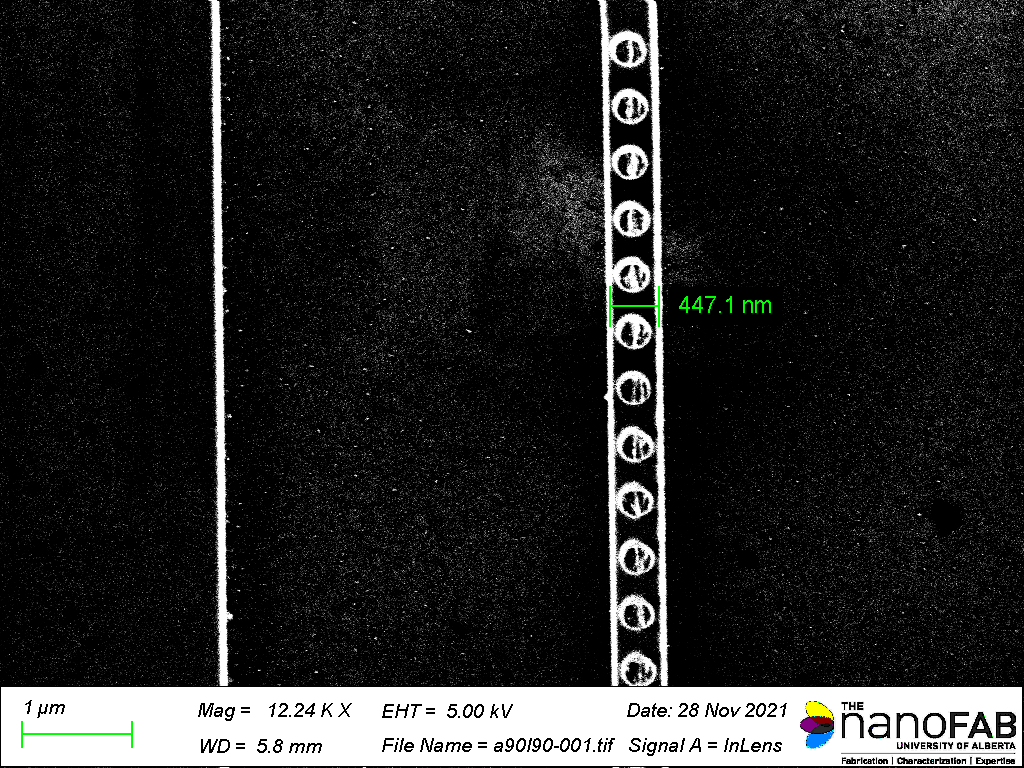
#> input picture images/a90l90-001/a90l90-001.tif, 1024 x 768 px
$ python find_ellipses.py ../images/a90l90-001/a90l90-001.tif
#> lines starting #> are read from the running program, lines starting #| are printed output that depends on the picture; after the words box and inside, x2 and y2 are one past the last pixel; in counts of white or black regions, pixels touching at a corner belong together
#> in main, original is the input picture: shape (768, 1024, 3); mean B, G, R 39.1, 39.5, 39.1
### ellipsefinder/preprocess/rmbanner.py
# -*- coding: utf-8 -*-
#
# Author: Marcus Kasdorf

import cv2
import numpy as np


def remove_banner(
    img: np.ndarray,
    thresh_init: float = 250,
    thresh_final: float = 126,
    kern_v: int = 13,
    kern_h: int = 13,
    kern: int = 5,
    alpha: float = 0.5,
    invert: bool = False,
    _debug: bool = False,
) -> np.ndarray:
    """
    Attempt to remove the banner from an image. Default settings
    assume a white banner at the bottom of the screen.

    Altered from: https://github.com/lwang94/sem_size_analysis/blob/803251cdcab3d8304a365df9ac5879fcd9346270/experiments/3_Label_Data.ipynb
    Added connected components section to better find the banner.

    Parameters
    ----------
    img : np.ndarray
        Image to remove the banner from.

    thresh_init : float, optional
        Initial threshold for the image. The default is 250.

    thresh_final : float, optional
        Final threshold for the image after eroding, dilating, and
        adding. The default is 126.

    kern_v : int, optional
        Vertical kernel size for the erosion and dilation. The default is 13.

    kern_h : int, optional
        Horizontal kernel size for the erosion and dilation. The default is 13.

    kern : int, optional
        Kernel size for the erosion and dilation, after adding the vertical and
        horizontally eroded and dilated images together. The default is 5.
        Larger values may increase the chance that the largest connected component
        is the banner, but it may also artificially increase the height of the banner.

    alpha : float, optional
        The fractional mix of the vertical and horizontal lines in the adding step.
        The default is 0.5 (equal weight of vertical and horizontal). Lower values
        weigh the horizontal lines more heavily, while higher values weigh the vertical
        lines more heavily.

    invert : bool, optional
        Whether to invert the image before processing. The default is False. If the
        banner is black instead of white, consider setting this to True.

    _debug : bool, optional
        Whether to return the intermediate steps of the algorithm. The default is False.

    Returns
    -------
    Tuple of np.ndarray
        The image with the removed banner and coordinates of the banner. If _debug is
        True, the intermediate steps of the algorithm are returned as well in a tuple.

    """
#> called with thresh_init = 250, thresh_final = 126, kern_v = 13, kern_h = 13, kern = 5, alpha = 0.5, invert = True, _debug = False
    # Convert to grayscale
    if len(img.shape) != 2:
        gray = cv2.cvtColor(img, cv2.COLOR_BGR2GRAY)
    else:
        gray = img.copy()

    # Binarize image
    if invert:
        gray = ~gray
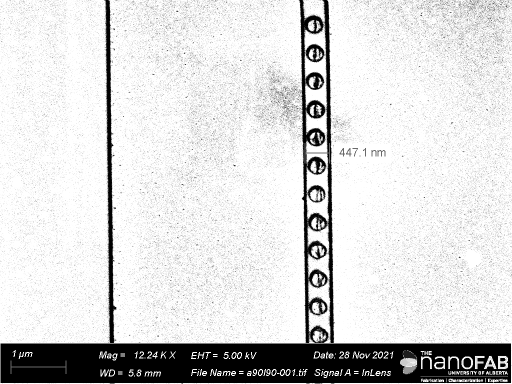
#> gray: shape (768, 1024) (shown at 1/2 size); min 0, max 255, mean 215.7
    ret, binary = cv2.threshold(gray, thresh_init, 255, cv2.THRESH_BINARY)
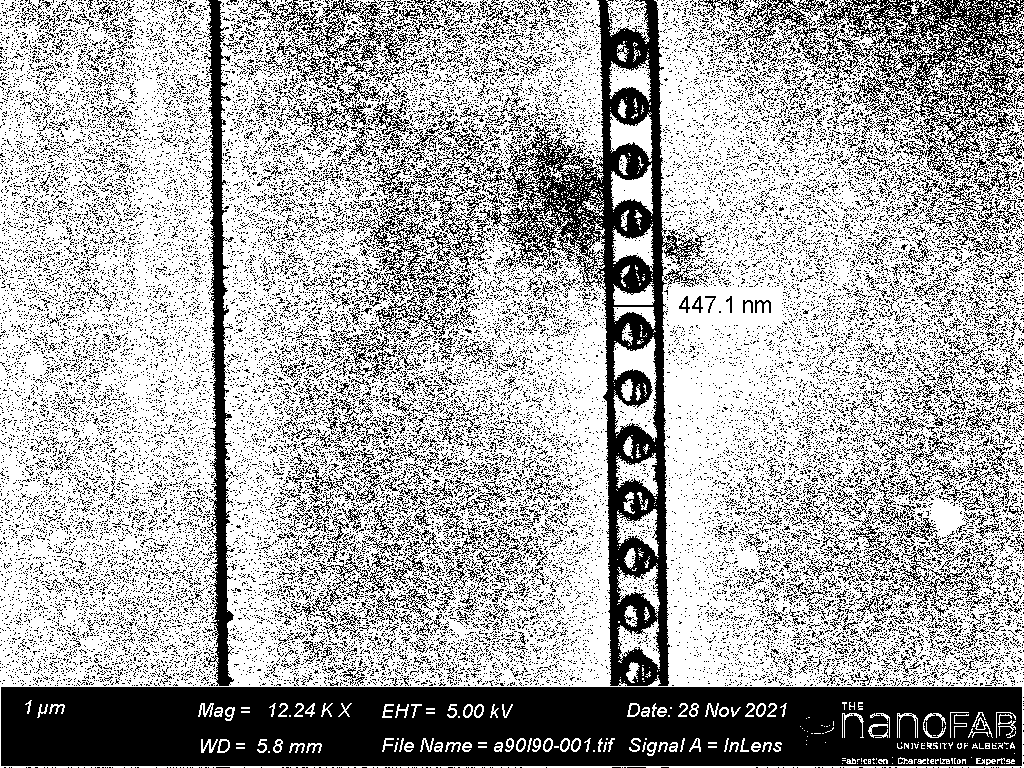
#> binary: shape (768, 1024); 66.5% white; 31198 black regions (30288 under 20 px), largest, box (x1, y1, x2, y2) and area: (1, 687, 1022, 766) 73593, (426, 0, 708, 686) 33111, (738, 0, 1024, 165) 12884
#> ret = 250

    # Create the horizontal and vertical kernels
    vert_kernel = cv2.getStructuringElement(cv2.MORPH_RECT, (1, kern_v))
    hori_kernel = cv2.getStructuringElement(cv2.MORPH_RECT, (kern_h, 1))
    sq_kernel = cv2.getStructuringElement(cv2.MORPH_RECT, (kern, kern))

    # Find vertical and horizontal lines in the image
    img_v = cv2.morphologyEx(binary, cv2.MORPH_OPEN, vert_kernel, iterations=3)
#> img_v: shape (768, 1024); 4% white; 242 white regions (2 under 20 px), largest, box (x1, y1, x2, y2) and area: (664, 309, 698, 687) 8006, (597, 300, 609, 687) 2342, (702, 284, 713, 505) 1422
    img_h = cv2.morphologyEx(binary, cv2.MORPH_OPEN, hori_kernel, iterations=3)
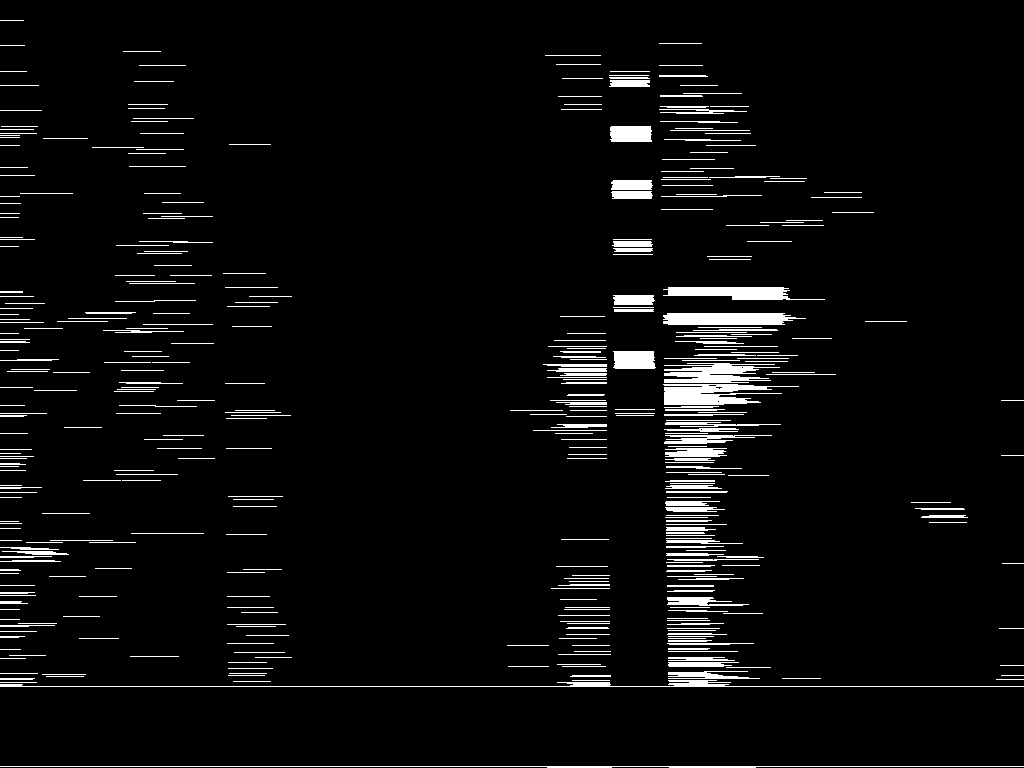
#> img_h: shape (768, 1024); 4.5% white; 404 white regions (8 under 20 px), largest, box (x1, y1, x2, y2) and area: (663, 384, 799, 405) 1683, (0, 680, 1024, 687) 1524, (663, 313, 806, 325) 1484

    # Add the vertical and horizontal lines together
    img_final = cv2.addWeighted(img_v, alpha, img_h, 1.0 - alpha, 0.0)
    img_final = cv2.erode(~img_final, sq_kernel, iterations=2)
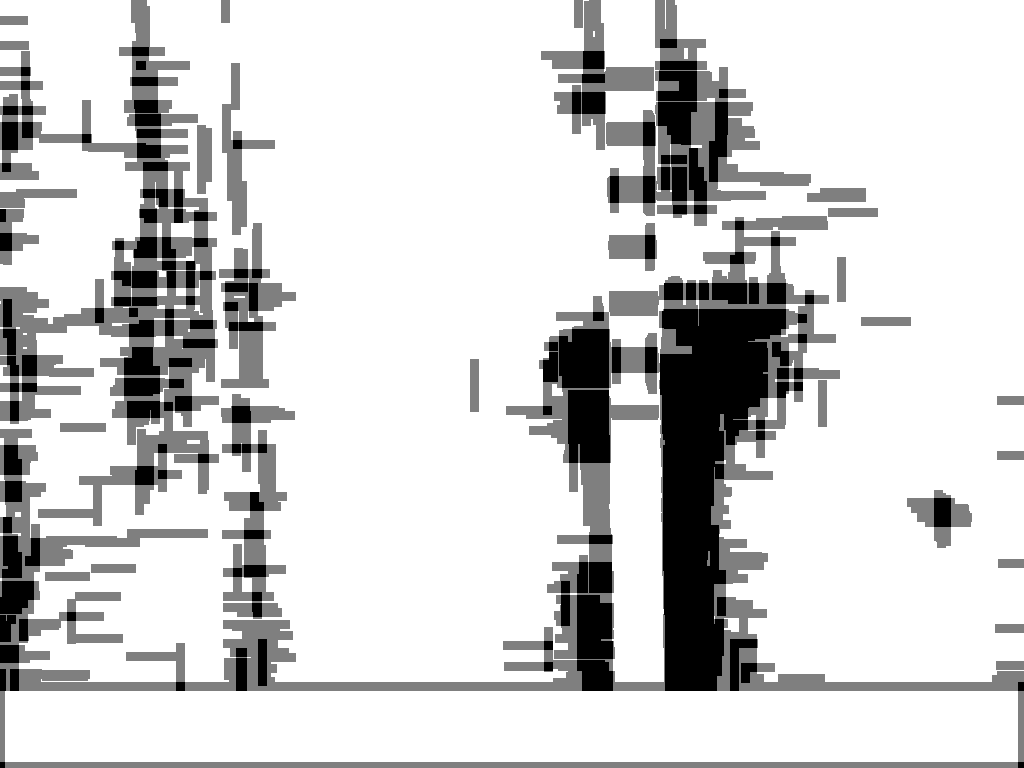
#> img_final: shape (768, 1024); min 0, max 255, mean 210.4

    ret, binary2 = cv2.threshold(img_final, thresh_final, 255, cv2.THRESH_BINARY)
#> binary2: shape (768, 1024); 90.8% white; 162 black regions, largest, box (x1, y1, x2, y2) and area: (660, 309, 786, 691) 26762, (568, 390, 610, 463) 2964, (559, 329, 609, 388) 2799
#> ret = 126
#> (the rest of the program and of its run is left out)
